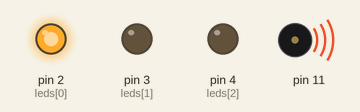
Simulated run of this sketch. Board: Arduino Uno, built with avr-gcc and run on an emulated ATmega328P. Shown: output pins drawn as LEDs (lit = HIGH), buzzer (waves = sounding).

Above: at 0.24 s.
At 8.5 s:
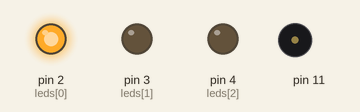
At 13.3 s:
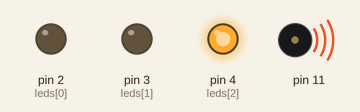
At 17.88 s:
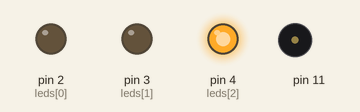
At 26.5 s:
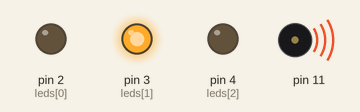
At 27.7 s:
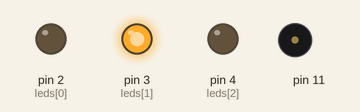
Timing chart, 0 to 40.0 s (numbered marks = the images above):
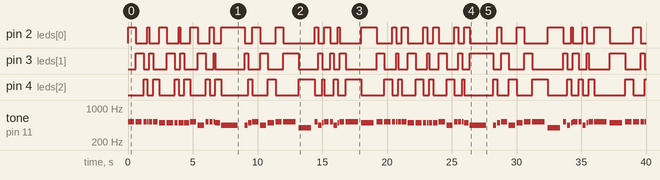

The sketch:

arbol_navidad.ino
```cpp
#include "utils.h"
#include "c001.h"
int leds[] =  {2, 3, 4};
int numLeds = 3;
int ledPosIdx = 0;//Indice de la posicion de los leds

long dTono = 600;//Duracion de un compas en ms

int iDur;
long tDly;
long tDur;
int iTono;

void setup() {
  for (int i = 0; i < numLeds; i++) {
    pinMode(leds[i], OUTPUT);
  }
  digitalWrite(leds[ledPosIdx], HIGH);
}

void loop() {
  for (byte i = 0; i < canT; i++) {
    iTono = sng[i][0];
    tDly = (sng[i][1] * dTono) / 4;
    tDur = (tDly * sng[i][2]) / 10;

    tone(11, iTono, tDur);
    delay(tDly);
    noTone(11);

    digitalWrite(leds[ledPosIdx], LOW);
    ledPosIdx = (ledPosIdx + 1) % numLeds;
    digitalWrite(leds[ledPosIdx], HIGH);
  }
}
```

c001.h
```cpp
// Chouzetzu Dynamic
int canT = 37;
int sng[37][3] = {
  {nC5, 4, 8},
  {nC5, 4, 8},
  {nC5, 2, 8},
  {nC5, 1, 8},
  {nC5, 2, 8},
  {nC5, 3, 8},
  {nB4, 4, 8},
  {nB4, 4, 8},
  {nB4, 2, 8},
  {nB4, 1, 8},
  {nB4, 2, 8},
  {nB4, 3, 8},
  {nC5, 4, 8},
  {nA4, 4, 8},
  {nC5, 2, 8},
  {nC5, 2, 8},
  {nC5, 1, 8},
  {nB4, 3, 8},
  {nA4, 12, 7},
  {nA4, 2, 8},
  {nB4, 2, 8},
  {nC5, 4, 8},
  {nA4, 4, 8},
  {nB4, 4, 8},
  {nC5, 4, 8},
  {nC5, 8, 8},
  {nG4, 8, 8},
  {nC5, 2, 8},
  {nA4, 2, 8},
  {nB4, 1, 8},
  {nC5, 3, 8},
  {nC5, 2, 8},
  {nA4, 2, 8},
  {nB4, 1, 8},
  {nC5, 3, 8},
  {nC5, 8, 8},
  {nB4, 8, 8}
};
/*
  String sng[] = {
  //Intro
  "48CM4",
  "48CM4",
  "48CM4",
  "48CM4",
  "48FM4",
  "48FM4",
  "48FM4",
  "48FM4",
  "48CM4",
  "48CM4",
  "48CM4",
  "48CM4",
  "48FM4",
  "48FM4",
  "48FM4",
  "48FM4",
  //Estrofa
  "48FM4",
  //Pre-Estribillo
  "48FM4",

  "48B4",
  "48A4",
  "85F4",
  "48D5",
  "48C5",
  "85A4",
  //Estribillo
  "48C5",
  "48C5",
  "28C5",
  "18C5",
  "28C5",
  "38C5",
  "48B4",
  "48B4",
  "28B4",
  "18B4",
  "28B4",
  "38B4",
  "48C5",
  "48A4",
  "28C5",
  "28C5",
  "18C5",
  "38B4",
  "C8A4",
  "28A4",
  "28B4",
  "48C5",
  "48A4",
  "48B4",
  "48C5",
  "88C5",
  "88G4",
  "48C5",
  "48A4",
  "48B4",
  "48C5",
  "88C5",
  "88B4"
  };*/
/*
  // Sweet Child o Mine
  int canT = 8;
  String sng[] = {
  "28C3", "28C4", "28GM3", "28FM3",
  "28FM4", "28GM3", "28F4", "28GM3"
  };
*/
/*
  // Imperial march
  int numTonos = 66;
  int misTonos[] = {
  E4,E4,E4,C4,G4,E4,C4,G4,E4,//9
  B4,B4,B4,C5,G4,E4,C4,G4,E4,//9
  E5,E4,E4,E5,DM5,D5,CM5,C5,CM5,//9
  F4,AM4,A4,GM4,G4,FM4,G4,//7
  C4,DM4,C4,DM4,G4,E4,G4,B4,//8
  E5,E4,E4,E5,DM5,D5,CM5,C5,CM5,//9
  F4,AM4,A4,GM4,G4,FM4,G4,//7
  C4,DM4,C4,G4,E4,C4,G4,E4//8
  };
  int delayTonos[] = {
  2,2,2,3,8,2,3,8,1,
  2,2,2,3,8,2,3,8,1,
  2,3,8,2,3,8,8,8,2,
  4,2,3,8,8,8,2,
  4,2,3,8,2,3,8,1,
  2,3,8,2,3,8,8,8,2,
  4,2,3,8,8,8,2,
  4,2,3,8,2,3,8,1
  };
*/
```

utils.h
```cpp
#define nC8 4186
#define nB7 3951
#define nAM7 3729
#define nA7 3520
#define nGM7 3322
#define nG7 3136
#define nFM7 2960
#define nF7 2794
#define nE7 2637
#define nDM7 2489
#define nD7 2349
#define nCM7 2217
#define nC7 2093
#define nB6 1976
#define nAM6 1865
#define nA6 1760
#define nGM6 1661
#define nG6 1568
#define nFM6 1480
#define nF6 1397
#define nE6 1319
#define nDM6 1245
#define nD6 1175
#define nCM6 1109
#define nC6 1047
#define nB5 988
#define nAM5 932
#define nA5 880
#define nGM5 831
#define nG5 784
#define nFM5 740
#define nF5 698
#define nE5 659
#define nDM5 622
#define nD5 587
#define nCM5 554
#define nC5 523
#define nB4 494
#define nAM4 466
#define nA4 440
#define nGM4 415
#define nG4 392
#define nFM4 370
#define nF4 349
#define nE4 330
#define nDM4 311
#define nD4 294
#define nCM4 277
#define nC4 262
#define nB3 247
#define nAM3 233
#define nA3 220
#define nGM3 208
#define nG3 196
#define nFM3 185
#define nF3 175
#define nE3 165
#define nDM3 156
#define nD3 147
#define nCM3 139
#define nC3 131
#define nB2 123
#define nAM2 117
#define nA2 110
#define nGM2 104
#define nG2 98
#define nFM2 92
#define nF2 87
#define nE2 82
#define nDM2 78
#define nD2 73
#define nCM2 69
#define nC2 65
#define nB1 62
#define nAM1 58
#define nA1 55
#define nGM1 52
#define nG1 49
#define nFM1 46
#define nF1 44
#define nE1 41
#define nDM1 39
#define nD1 37
#define nCM1 35
#define nC1 33
#define nB0 31
#define nAM0 29
#define nA0 28
```

Measured:
- by itself, pin 2 (leds[0]): HIGH → LOW at 0.60 s, → HIGH 0.90 s later, → LOW 0.15 s later, → HIGH 0.75 s later, … (51 changes in this stretch)
- by itself, pin 3 (leds[1]): LOW → HIGH at 0.60 s, → LOW 0.60 s later, → HIGH 0.45 s later, → LOW 0.30 s later, … (52 changes in this stretch)
- by itself, pin 4 (leds[2]): LOW → HIGH at 1.2 s, → LOW 0.30 s later, → HIGH 0.45 s later, → LOW 0.45 s later, … (51 changes in this stretch)
- by itself, tone on pin 11: plays 523 Hz for 0.48 s, 523 Hz for 0.48 s, 523 Hz for 0.24 s, 523 Hz for 0.12 s, 523 Hz for 0.24 s, 523 Hz for 0.36 s … (78 notes in this stretch)
